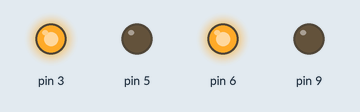
This sketch was run on a simulated Arduino Uno, built with avr-gcc and run on an emulated ATmega328P. Shown: output pins drawn as LEDs (lit = HIGH).

Above: at 0.1 s.
Timing chart, 0 to 1.6 s (numbered marks = the images above):
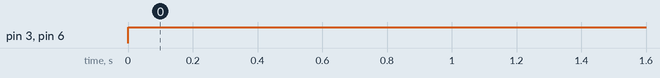

Measured:
- by itself, pin 3, pin 6: LOW → HIGH at 0.00 s

The sketch:

kllk.ino
```cpp
void setup() {
  // put your setup code here, to run once:
pinMode(3,OUTPUT);
pinMode(5,OUTPUT);
pinMode(6,OUTPUT);
pinMode(9,OUTPUT);
}

void loop() {
  // put your main code here, to run repeatedly:
digitalWrite(3,HIGH);
digitalWrite(5,LOW);
digitalWrite(6,HIGH);
digitalWrite(9,LOW);
}
```
